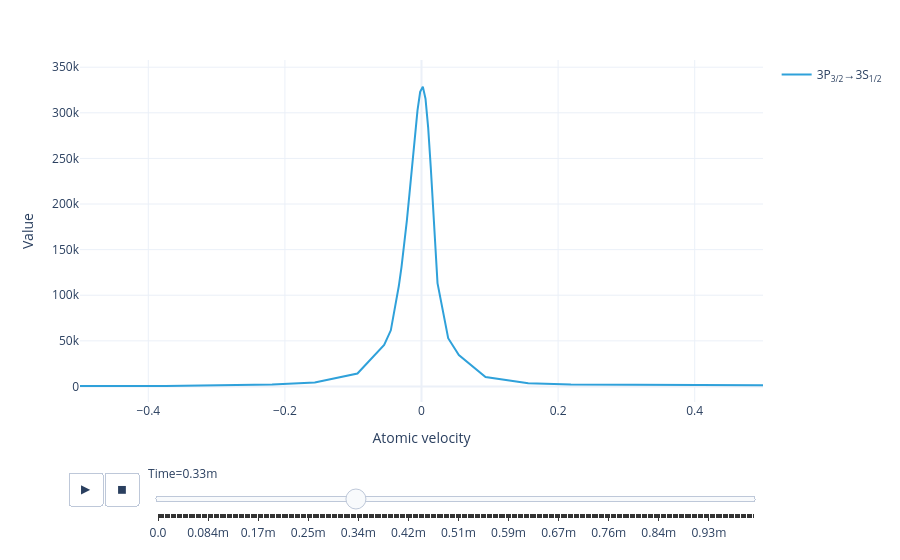

Here is the notebook cell this chart was saved with:
### Code cell
model.reconstructed_flux_distribution(sol, mu).real.visualize(xaxis_range=(-.5, .5))
